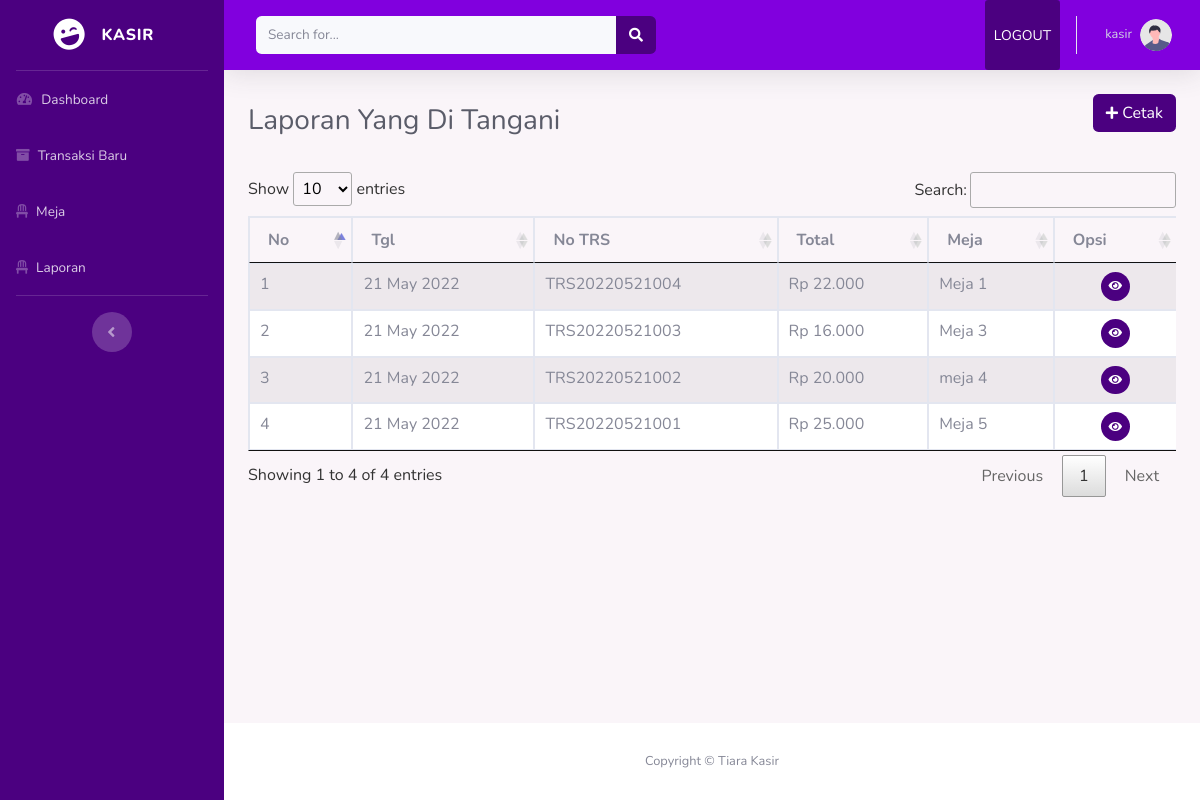
/kasir/index.php?page=laporan (signed in), run on the app's committed database.
### tables this page shows
CREATE TABLE `t_transaksi` (
  `id` int(11) NOT NULL,
  `id_transaksi` varchar(50) NOT NULL,
  `id_meja` int(50) NOT NULL,
  `id_user` int(50) NOT NULL,
  `total_bayar` int(50) NOT NULL,
  `jumlah_bayar` int(50) NOT NULL,
  `tanggal_transaksi` date NOT NULL
);

CREATE TABLE `t_meja` (
  `id_meja` int(11) NOT NULL,
  `no_meja` varchar(50) NOT NULL,
  `keterangan` varchar(50) NOT NULL,
  `status` varchar(50) NOT NULL
);

### kasir/laporan.php (the view)
<div class="d-sm-flex align-items-center justify-content-between mb-4">
    <h1 class="h3 mb-0 text-gray-800 uwu">Laporan Yang Di Tangani</h1>
    <button class="btn mb-3 invert uwu" style="background-color: #4B0080; color: #FFFFFF" onclick="return print()"><i class="fas fa-plus fa-sm uwu"></i> Cetak
    </button>
</div>
<div class="row">
    <div class="col-lg-12">
        <div class="table-responsive">
            <table class="tablesaw table-striped table-hover table-bordered table" data-tablesaw-mode="columntoggle" id="data-tables">
                <thead>
                    <tr>
                        <th>No</th>
                        <th>Tgl</th>
                        <th>No TRS</th>
                        <th>Total</th>
                        <th>Meja</th>
                        <th>Opsi</th>
                    </tr>
                </thead>
                <tbody>
                    <?php
                    $get_id_kasir = $_SESSION['id_kasir'];
                    $no = 1;
                    $query = "SELECT * FROM t_transaksi INNER JOIN t_meja ON t_transaksi.id_meja=t_meja.id_meja INNER JOIN t_user ON t_transaksi.id_user=t_user.id_user WHERE t_transaksi.id_user='$get_id_kasir' ORDER BY t_transaksi.id_transaksi DESC";
                    $sql_rm = mysqli_query($tiarakoneksi, $query) or die(mysqli_error($kon));
                    while ($data = mysqli_fetch_array($sql_rm)) {
                        $id_transaksi =  $data['id_transaksi'] ?>
                        <tr>
                            <td><?= $no++ ?></td>
                            <td><?= date('d F Y', strtotime($data['tanggal_transaksi']))  ?></td>
                            <td><?= $id_transaksi ?> </td>
                            <td>Rp <?= number_format($data['total_bayar'], 0, ",", ".") ?></td>
                            <td><?= $data['no_meja'] ?></td>
                            <td align="center">
                                <a class="btn btn-circle btn-sm" href="index.php?page=struk&transaksi=<?= $id_transaksi ?>" data-toggle="tooltip" data-placement="top" title="Lihat Struk" style="background-color: #4B0080;color:white;"><i class="fas fa-eye"></i></a>
                            </td>
                        </tr>
                    <?php } ?>
                </tbody>
            </table>
        </div>
    </div>
</div>

### data on the page
t_transaksi: tanggal_transaksi "21 May 2022", id_transaksi "TRS20220521004", total_bayar "22.000", id_meja.no_meja "Meja 1"
t_transaksi: tanggal_transaksi "21 May 2022", id_transaksi "TRS20220521003", total_bayar "16.000", id_meja.no_meja "Meja 3"
t_transaksi: tanggal_transaksi "21 May 2022", id_transaksi "TRS20220521002", total_bayar "20.000", id_meja.no_meja "meja 4"
t_transaksi: tanggal_transaksi "21 May 2022", id_transaksi "TRS20220521001", total_bayar "25.000", id_meja.no_meja "Meja 5"

### other printed values
$_SESSION['nama_user'] "kasir"
